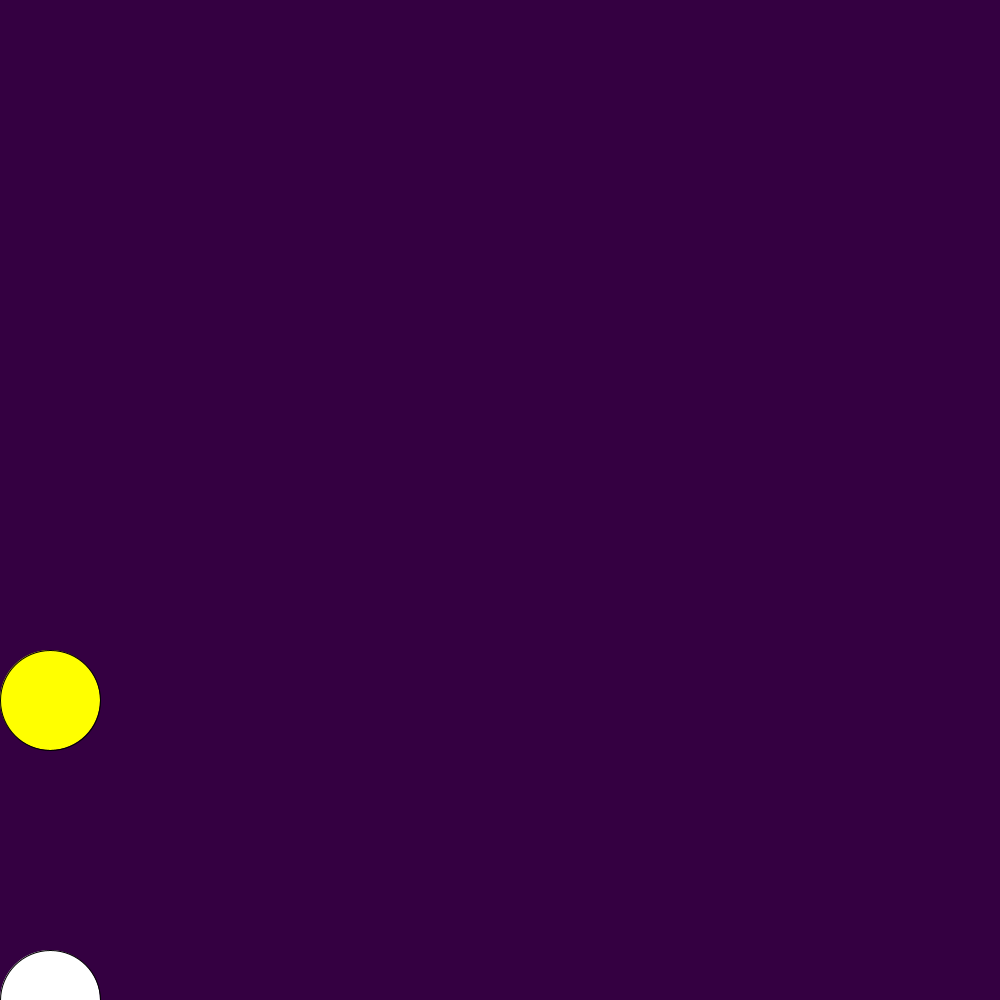
Frame 1 (no input)
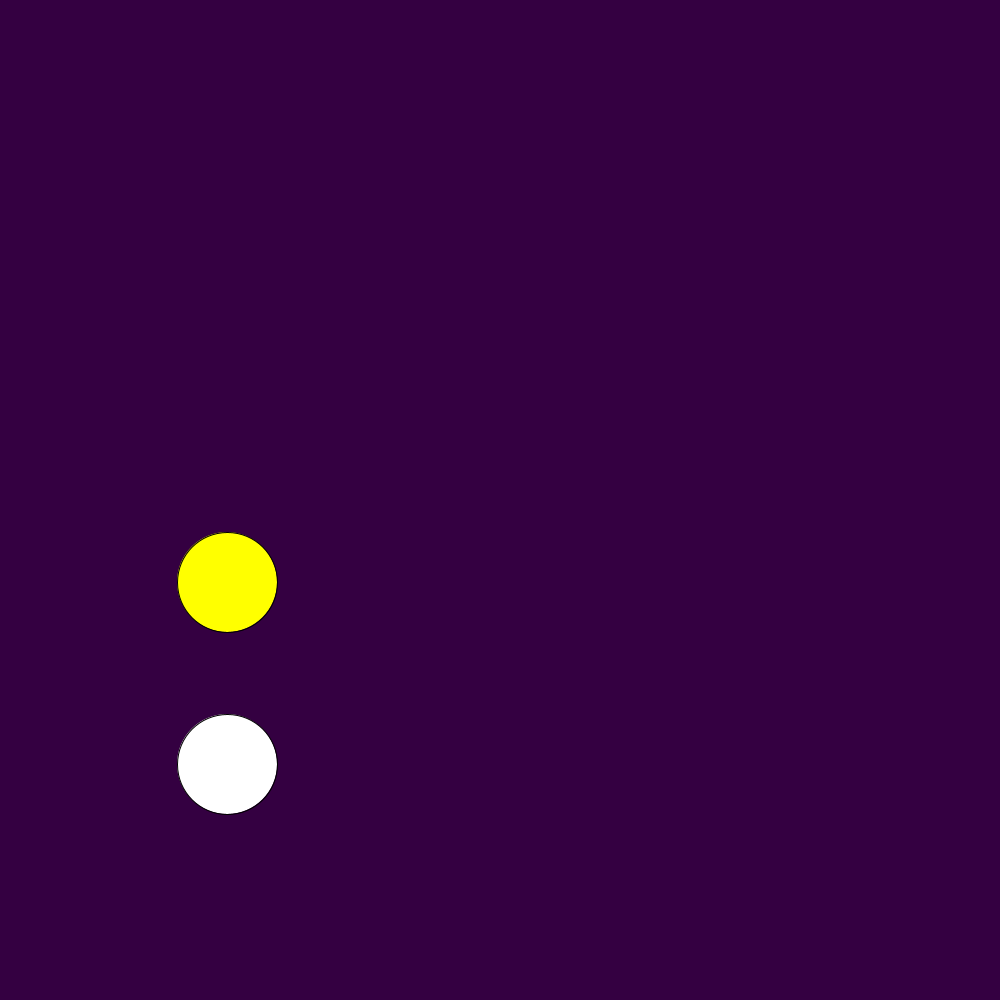
Frame 60 (the mouse pressed at the canvas centre just before this capture)
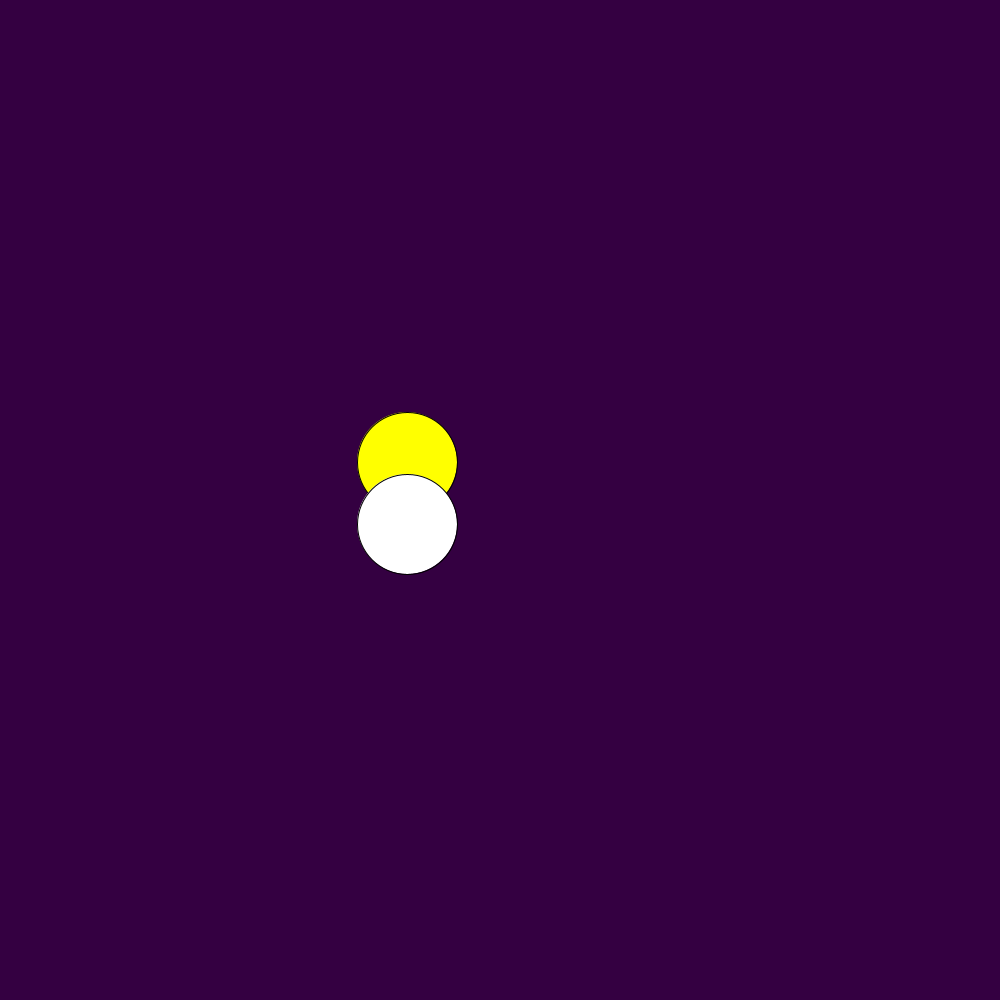
Frame 120 (the mouse held since frame 60 and released just before this capture)

The Processing sketch that drew these frames (run headless with seeded random() and noise(); from frame 60 on, the mouse is pressed at the canvas centre):

// Processing sketch: Eclipse
// ── Eclipse.pde
color green = color(0, 255, 0);
color white = color (255, 255, 255);
color yellow = color (255, 255, 0);
color black = color (0, 0, 0);
color blue = color (135, 206, 250);
CelestialObject sun;
CelestialObject moon;
void setup() {
  size(1000, 1000);
  sun = new CelestialObject(3, -2, 50, yellow, 50, 700);
  moon = new CelestialObject(3, -4, 50, white, 50, 1000);
}

void draw() {
  float percentageCovered= moon.getPercentCovered(sun);
  println(""+percentageCovered);
  background(52,0,65);
  //setSkyColor(percentageCovered);
  //setSkyColor();
  sun.draw();
  sun.move();
  moon.draw();
  moon.move();
}

void setSkyColor(float percentCovered) {
  float percentExposed = 1.0 - percentCovered;
  float r = 135 * percentExposed;
  float g = 206 * percentExposed;
  float b = 250 * percentExposed;

  background(r, g, b);
}
// ── Celestial_Object.pde
public class CelestialObject {
  int Xspeed;
  int Yspeed;
  int radius;
  color Color;
  int X;
  int Y;
  public CelestialObject(int Xspeed, int Yspeed, int radius, color Color, int X, int Y) {
    this.Xspeed = Xspeed;
    this.Yspeed = Yspeed;
    this.radius = radius;
    this.Color = Color;
    this.X = X;
    this.Y = Y;
  }
  public void move() {
    X = X+Xspeed;
    Y = Y+Yspeed;
  }
  public void draw() {
    fill(Color);
    ellipse(X, Y, radius*2, radius*2);
  }

  float getPercentCovered(CelestialObject other) {
    float dx = this.X - other.X;
    float dy = this.Y - other.Y;
    float distance = sqrt(dx * dx + dy * dy); 
    if(distance>other.radius + this.radius){
      return 0.0;
      
    }
    if(distance==0){
     return 1.0; 
    }
    return 1.0 - distance/(other.radius+this.radius);
  }
}
